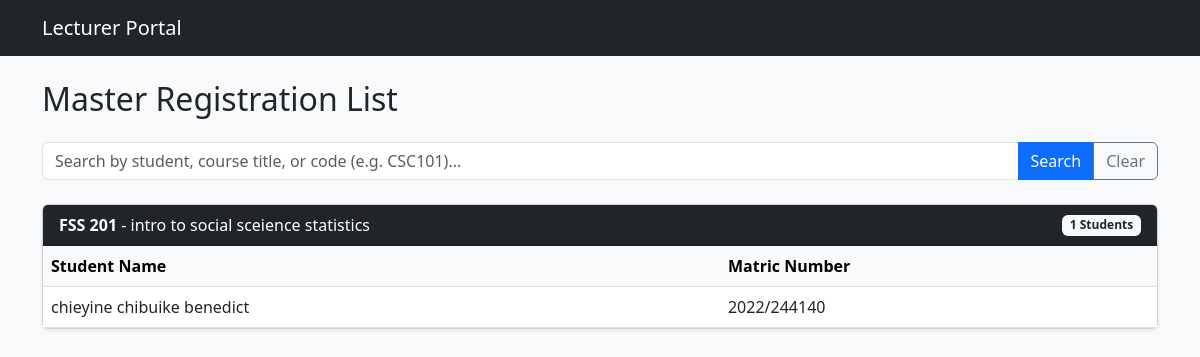
The page /lecturer/all-registrations (signed in) on the database its author committed.
### app.py (models this page shows, shortened)
class Course(db.Model):
    id = db.Column(db.Integer, primary_key=True)
    session_year = db.Column(db.String(20), nullable=False)
    level = db.Column(db.Integer, nullable=False)
    semester = db.Column(db.String(20), nullable=False)
    faculty = db.Column(db.String(100), nullable=False)
    department = db.Column(db.String(100), nullable=False)
    course_code = db.Column(db.String(20), unique=True, nullable=False)
    course_title = db.Column(db.String(200), nullable=False)
    unit_load = db.Column(db.Integer, nullable=False)

class Registration(db.Model):
    __tablename__ = 'registration'
    id = db.Column(db.Integer, primary_key=True)
    student_id = db.Column(db.Integer, db.ForeignKey('students.id'), nullable=False)
    course_id = db.Column(db.Integer, db.ForeignKey('course.id'), nullable=False)
    course = db.relationship('Course', backref='registrations')
    student = db.relationship('Student', backref='registrations')

class Student(db.Model):
    __tablename__ = 'students'
    id = db.Column(db.Integer, primary_key=True)
    reg_number = db.Column(db.String(50), unique=True, nullable=False, index=True)
    name = db.Column(db.String(100), nullable=False)
    email = db.Column(db.String(120), unique=True, nullable=False, index=True)
    password_hash = db.Column(db.String(255), nullable=False)
    academic_scope = db.relationship('AcademicScope', back_populates='student', uselist=False, cascade="all, delete-orphan")
    results = db.relationship('Result', back_populates='student', lazy='dynamic', cascade="all, delete-orphan")
    academic_scope = db.relationship('AcademicScope', back_populates='student', uselist=False, cascade="all, delete-orphan")

### app.py (the view, shortened to what this page needs)
@app.route('/lecturer/all-registrations')
def all_registrations():
    if 'lecturer_id' not in session:
        return redirect(url_for('lecturer_login'))
    search_query = request.args.get('q', '').strip()
    query = Registration.query.join(Student).join(Course)\
        .options(joinedload(Registration.student), joinedload(Registration.course))
    registrations = query.order_by(Course.course_title, Student.name).all()
    grouped_data = defaultdict(list)
    for reg in registrations:
        grouped_data[reg.course].append(reg)
    return render_template('all_registrations.html',
                           grouped_data=grouped_data,
                           search_query=search_query)

### templates/all_registrations.html (shortened to what this page needs)
<!DOCTYPE html>
<html lang="en">
<head>
    <link href="https://cdn.jsdelivr.net/npm/bootstrap@5.3.0/dist/css/bootstrap.min.css" rel="stylesheet">
</head>
<body class="bg-light">
    <nav class="navbar navbar-expand-lg navbar-dark bg-dark mb-4">
        <div class="container">
            <a class="navbar-brand" href="#">Lecturer Portal</a>
        </div>
    </nav>
    <div class="container mt-4">
        <h2 class="mb-4">Master Registration List</h2>
        <form method="GET" class="mb-4">
            <div class="input-group">
                <input type="text" name="q" class="form-control"
                       placeholder="Search by student, course title, or code (e.g. CSC101)..."
                       value="{{ search_query }}">
                <button class="btn btn-primary" type="submit">Search</button>
                <a href="{{ url_for('all_registrations') }}" class="btn btn-outline-secondary">Clear</a>
            </div>
        </form>
        {% for course, regs in grouped_data.items() %}
        <div class="card mb-4 shadow-sm">
            <div class="card-header bg-dark text-white d-flex justify-content-between align-items-center">
                <span><strong>{{ course.course_code }}</strong> - {{ course.course_title }}</span>
                <span class="badge bg-light text-dark">{{ regs|length }} Students</span>
            </div>
            <table class="table table-hover mb-0">
                <thead class="table-light">
                    <tr>
                        <th>Student Name</th>
                        <th>Matric Number</th>
                    </tr>
                </thead>
                <tbody>
                    {% for reg in regs %}
                    <tr>
                        <td>{{ reg.student.name }}</td>
                        <td>{{ reg.student.reg_number }}</td>
                    </tr>
                    {% endfor %}
                </tbody>
            </table>
        </div>
        {% else %}
        <div class="alert alert-warning">
            No records found matching your search. Please try a different term or clear the search.
        </div>
        {% endfor %}
    </div>
</body>
</html>

### rows shown on the page
Course: course_code "FSS 201", course_title "intro to social sceience statistics", regs "1"
Registration: student.name "chieyine chibuike benedict", student.reg_number "2022/244140"
